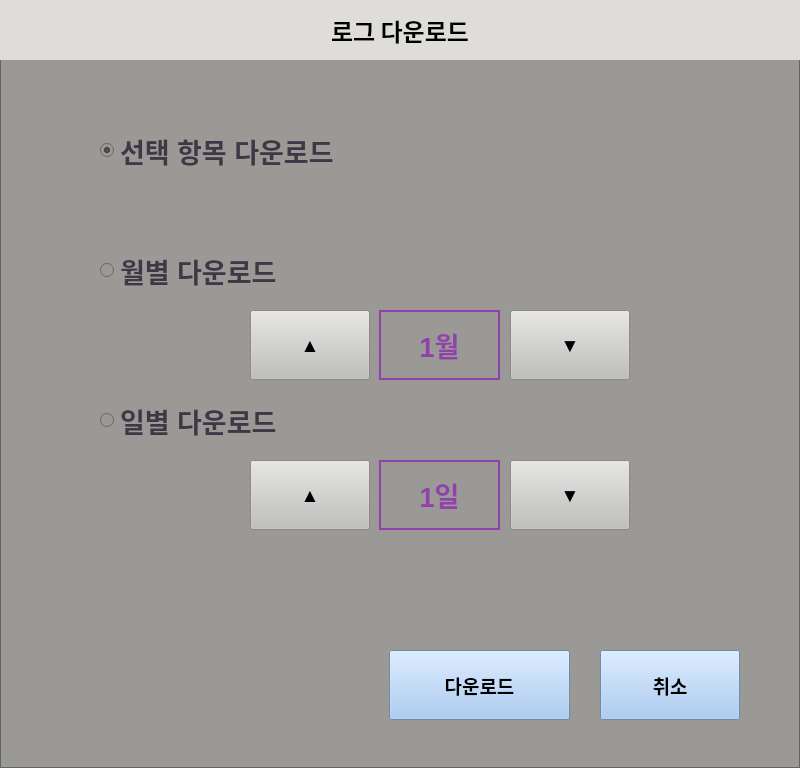
   <widget class="QFrame" name="Frame_Download">
    <property name="geometry">
     <rect>
      <x>0</x>
      <y>0</y>
      <width>800</width>
      <height>768</height>
     </rect>
    </property>
    <property name="styleSheet">
     <string notr="true">color: rgb(100, 100, 100);
background-color: rgb(154, 153, 150);
</string>
    </property>
    <property name="frameShape">
     <enum>QFrame::Panel</enum>
    </property>
    <property name="frameShadow">
     <enum>QFrame::Plain</enum>
    </property>
    <widget class="QLabel" name="label_24">
     <property name="geometry">
      <rect>
       <x>0</x>
       <y>0</y>
       <width>800</width>
       <height>60</height>
      </rect>
     </property>
     <property name="font">
      <font>
       <family>굴림</family>
       <pointsize>18</pointsize>
       <weight>75</weight>
       <bold>true</bold>
      </font>
     </property>
     <property name="styleSheet">
      <string notr="true">color: rgb(0, 0, 0);
background-color: rgb(222, 221, 218);</string>
     </property>
     <property name="text">
      <string>로그 다운로드</string>
     </property>
     <property name="alignment">
      <set>Qt::AlignCenter</set>
     </property>
    </widget>
    <widget class="QPushButton" name="Button_Download_OK">
     <property name="geometry">
      <rect>
       <x>389</x>
       <y>650</y>
       <width>181</width>
       <height>70</height>
      </rect>
     </property>
     <property name="font">
      <font>
       <pointsize>14</pointsize>
       <weight>75</weight>
       <bold>true</bold>
      </font>
     </property>
     <property name="styleSheet">
      <string notr="true">color: rgb(0, 0, 0);
background-color: rgb(153, 193, 241);

</string>
     </property>
     <property name="text">
      <string>다운로드</string>
     </property>
    </widget>
    <widget class="QPushButton" name="Button_Download_Cancel">
     <property name="geometry">
      <rect>
       <x>600</x>
       <y>650</y>
       <width>140</width>
       <height>70</height>
      </rect>
     </property>
     <property name="font">
      <font>
       <pointsize>14</pointsize>
       <weight>75</weight>
       <bold>true</bold>
      </font>
     </property>
     <property name="styleSheet">
      <string notr="true">color: rgb(0, 0, 0);
background-color: rgb(153, 193, 241);
</string>
     </property>
     <property name="text">
      <string>취소</string>
     </property>
    </widget>
    <widget class="QRadioButton" name="radioButton_1">
     <property name="geometry">
      <rect>
       <x>100</x>
       <y>130</y>
       <width>341</width>
       <height>41</height>
      </rect>
     </property>
     <property name="font">
      <font>
       <pointsize>20</pointsize>
       <weight>75</weight>
       <bold>true</bold>
      </font>
     </property>
     <property name="styleSheet">
      <string notr="true">color: rgb(61, 56, 70);</string>
     </property>
     <property name="text">
      <string>선택 항목 다운로드</string>
     </property>
     <property name="iconSize">
      <size>
       <width>32</width>
       <height>32</height>
      </size>
     </property>
     <property name="checked">
      <bool>true</bool>
     </property>
    </widget>
    <widget class="QRadioButton" name="radioButton_2">
     <property name="geometry">
      <rect>
       <x>100</x>
       <y>250</y>
       <width>341</width>
       <height>41</height>
      </rect>
     </property>
     <property name="font">
      <font>
       <pointsize>20</pointsize>
       <weight>75</weight>
       <bold>true</bold>
      </font>
     </property>
     <property name="styleSheet">
      <string notr="true">color: rgb(61, 56, 70);</string>
     </property>
     <property name="text">
      <string>월별 다운로드</string>
     </property>
     <property name="iconSize">
      <size>
       <width>32</width>
       <height>32</height>
      </size>
     </property>
    </widget>
    <widget class="QRadioButton" name="radioButton_3">
     <property name="geometry">
      <rect>
       <x>100</x>
       <y>400</y>
       <width>341</width>
       <height>41</height>
      </rect>
     </property>
     <property name="font">
      <font>
       <pointsize>20</pointsize>
       <weight>75</weight>
       <bold>true</bold>
      </font>
     </property>
     <property name="styleSheet">
      <string notr="true">color: rgb(61, 56, 70);</string>
     </property>
     <property name="text">
      <string>일별 다운로드</string>
     </property>
     <property name="iconSize">
      <size>
       <width>32</width>
       <height>32</height>
      </size>
     </property>
    </widget>
    <widget class="QPushButton" name="Button_Day_Up">
     <property name="geometry">
      <rect>
       <x>250</x>
       <y>460</y>
       <width>120</width>
       <height>70</height>
      </rect>
     </property>
     <property name="font">
      <font>
       <pointsize>14</pointsize>
       <weight>75</weight>
       <bold>true</bold>
      </font>
     </property>
     <property name="styleSheet">
      <string notr="true">color: rgb(0, 0, 0);
background-color: rgb(192, 191, 188);</string>
     </property>
     <property name="text">
      <string>▲</string>
     </property>
    </widget>
    <widget class="QPushButton" name="Button_Day_Down">
     <property name="geometry">
      <rect>
       <x>510</x>
       <y>460</y>
       <width>120</width>
       <height>70</height>
      </rect>
     </property>
     <property name="font">
      <font>
       <pointsize>14</pointsize>
       <weight>75</weight>
       <bold>true</bold>
      </font>
     </property>
     <property name="styleSheet">
      <string notr="true">color: rgb(0, 0, 0);
background-color: rgb(192, 191, 188);</string>
     </property>
     <property name="text">
      <string>▼</string>
     </property>
    </widget>
    <widget class="QLabel" name="Label_Month">
     <property name="geometry">
      <rect>
       <x>379</x>
       <y>310</y>
       <width>121</width>
       <height>70</height>
      </rect>
     </property>
     <property name="font">
      <font>
       <pointsize>20</pointsize>
       <weight>75</weight>
       <bold>true</bold>
      </font>
     </property>
     <property name="styleSheet">
      <string notr="true">color: rgb(145, 65, 172);</string>
     </property>
     <property name="frameShape">
      <enum>QFrame::Panel</enum>
     </property>
     <property name="lineWidth">
      <number>2</number>
     </property>
     <property name="text">
      <string>1월</string>
     </property>
     <property name="alignment">
      <set>Qt::AlignCenter</set>
     </property>
    </widget>
    <widget class="QPushButton" name="Button_Month_Up">
     <property name="geometry">
      <rect>
       <x>250</x>
       <y>310</y>
       <width>120</width>
       <height>70</height>
      </rect>
     </property>
     <property name="font">
      <font>
       <pointsize>14</pointsize>
       <weight>75</weight>
       <bold>true</bold>
      </font>
     </property>
     <property name="styleSheet">
      <string notr="true">color: rgb(0, 0, 0);
background-color: rgb(192, 191, 188);</string>
     </property>
     <property name="text">
      <string>▲</string>
     </property>
    </widget>
    <widget class="QPushButton" name="Button_Month_Down">
     <property name="geometry">
      <rect>
       <x>510</x>
       <y>310</y>
       <width>120</width>
       <height>70</height>
      </rect>
     </property>
     <property name="font">
      <font>
       <pointsize>14</pointsize>
       <weight>75</weight>
       <bold>true</bold>
      </font>
     </property>
     <property name="styleSheet">
      <string notr="true">color: rgb(0, 0, 0);
background-color: rgb(192, 191, 188);</string>
     </property>
     <property name="text">
      <string>▼</string>
     </property>
    </widget>
    <widget class="QLabel" name="Label_Day">
     <property name="geometry">
      <rect>
       <x>379</x>
       <y>460</y>
       <width>121</width>
       <height>70</height>
      </rect>
     </property>
     <property name="font">
      <font>
       <pointsize>20</pointsize>
       <weight>75</weight>
       <bold>true</bold>
      </font>
     </property>
     <property name="styleSheet">
      <string notr="true">color: rgb(145, 65, 172);</string>
     </property>
     <property name="frameShape">
      <enum>QFrame::Panel</enum>
     </property>
     <property name="lineWidth">
      <number>2</number>
     </property>
     <property name="text">
      <string>1일</string>
     </property>
     <property name="alignment">
      <set>Qt::AlignCenter</set>
     </property>
    </widget>
   </widget>
